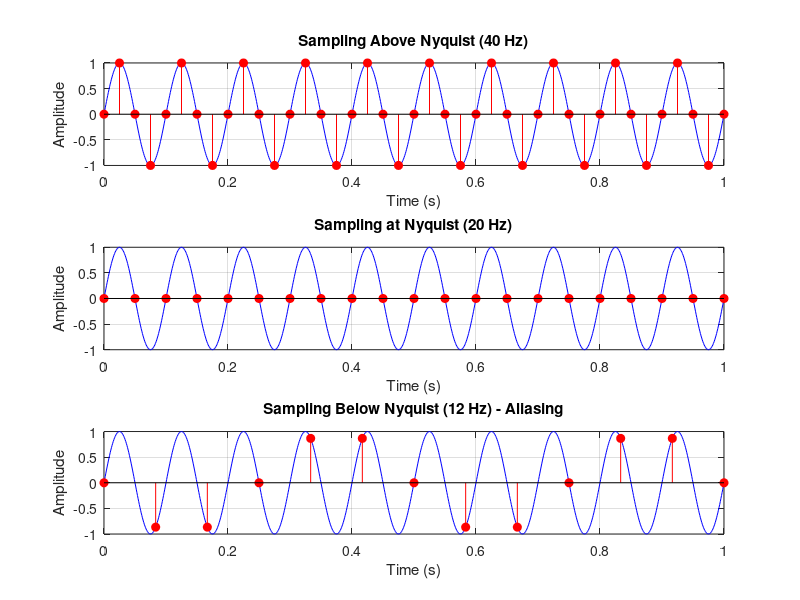

MATLAB code for this plot:
%{
Problem 5: Aliasing Demonstration
Generate a continuous-time sinusoid and:
    •   Sample at different frequencies
    •   Show aliasing effect visually
%}

clc;
clear;
close all;

% Original signal
f = 10;
t = 0:0.001:1;
x = sin(2*pi*f*t);

% Sampling frequencies
Fs1 = 40;
Fs2 = 20;
Fs3 = 12;    % Below Nyquist (Aliasing)

% Sampled signals
t1 = 0:1/Fs1:1;
x1 = sin(2*pi*f*t1);

t2 = 0:1/Fs2:1;
x2 = sin(2*pi*f*t2);

t3 = 0:1/Fs3:1;
x3 = sin(2*pi*f*t3);

figure;

subplot(3,1,1)
plot(t,x,'b')
hold on
stem(t1,x1,'r','filled')
title('Sampling Above Nyquist (40 Hz)')
xlabel('Time (s)')
ylabel('Amplitude')
grid on

subplot(3,1,2)
plot(t,x,'b')
hold on
stem(t2,x2,'r','filled')
title('Sampling at Nyquist (20 Hz)')
xlabel('Time (s)')
ylabel('Amplitude')
grid on

subplot(3,1,3)
plot(t,x,'b')
hold on
stem(t3,x3,'r','filled')
title('Sampling Below Nyquist (12 Hz) - Aliasing')
xlabel('Time (s)')
ylabel('Amplitude')
grid on
